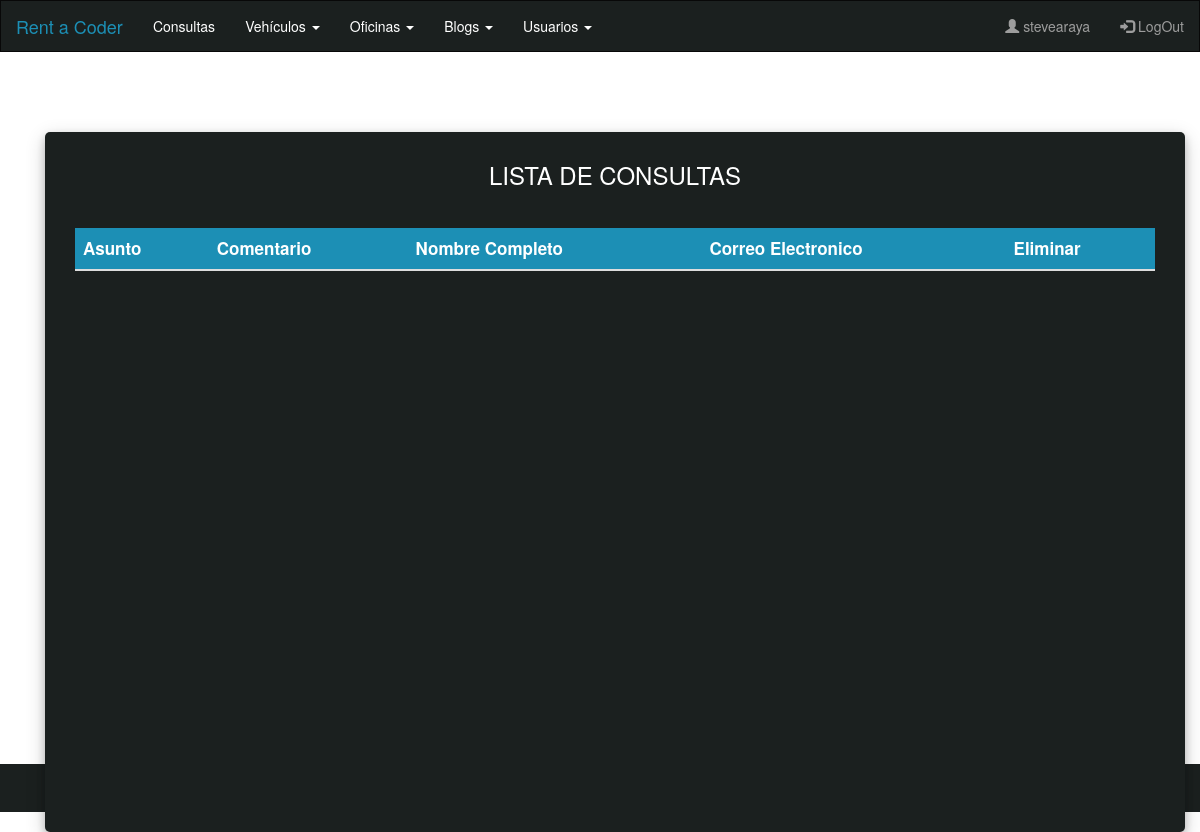
Before: /contact-us/contactList/ (signed in) with the older database file.
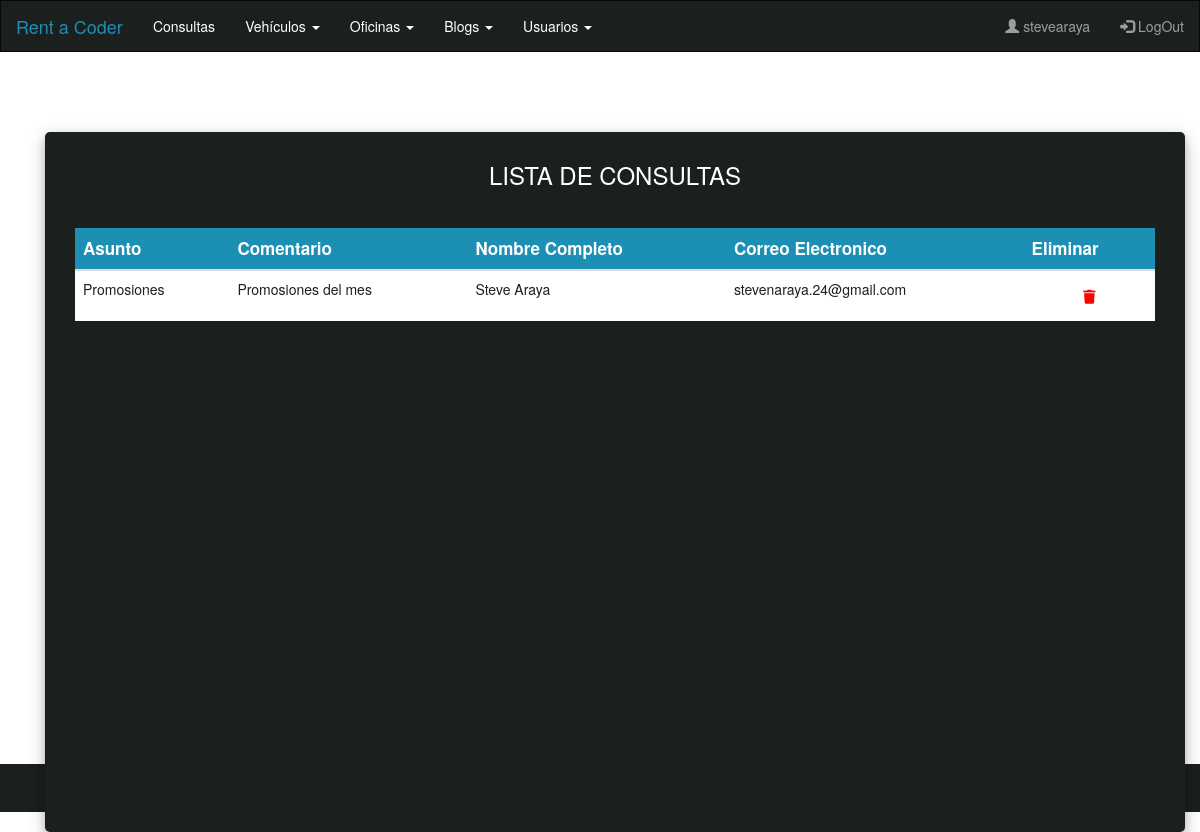
After: the same page with the newer database file.
### App_ContactUs/models.py (models this page shows)
class Contact(models.Model):
    asunto             = models.CharField(max_length=100)
    comentario         = models.CharField(max_length=500)
    nombre_completo    = models.CharField(max_length=100)
    correo_electronico = models.CharField(max_length=100)

### App_ContactUs/views.py (the view)
# urls.py: path('contactList/', ContactUsList.as_view(), name="ContactUsList"),
@method_decorator(login_required, name='dispatch')
class ContactUsList(ListView):
    model               = Contact
    template_name       = './ContactUsList.html'
    context_object_name = 'ContactList'

### App_ContactUs/templates/ContactUsList.html
{% extends 'Admin.html'%}
{% load static %}
{% block bloqueQueCambia %}
<div class="container container-body">
  <div class="d-flex justify-content-center h-100">
    <div class="user_card">
      <div class="table-title">
        <h3 id="form-title">LISTA DE CONSULTAS</h3>
      </div>
      <div class="justify-content-center form_container table-responsive">
        <table class="table table-fixed">
          <thead class="thead-dark">
            <tr>
              <th scope="col">Asunto</th>
              <th scope="col">Comentario</th>
              <th scope="col">Nombre Completo</th>
              <th scope="col">Correo Electronico</th>
              <th scope="col">Eliminar</th>
            </tr>
          </thead>
          <tbody>
            {% for contact in ContactList %}
            <tr>
              <td>{{contact.asunto}}</td>
              <td>{{contact.comentario}}</td>
              <td>{{contact.nombre_completo}}</td>
              <td>{{contact.correo_electronico}}</td>
              <td class="text-center">
                  <a href="{% url 'ContactUsDelete' contact.id %}">
                    <button class="btn btn-delete">
                      <i class="fa fa-trash"></i>
                    </button>
                  </a>
              </td>
            </tr>
            {% endfor %}
          </tbody>
        </table>
      </div>
    </div>
  </div>
</div>
{% endblock bloqueQueCambia %}

Changed rows visible on the page:
added Contact: asunto "Promosiones", comentario "Promosiones del mes", nombre_completo "Steve Araya", correo_electronico "stevenaraya.24@gmail.com"
